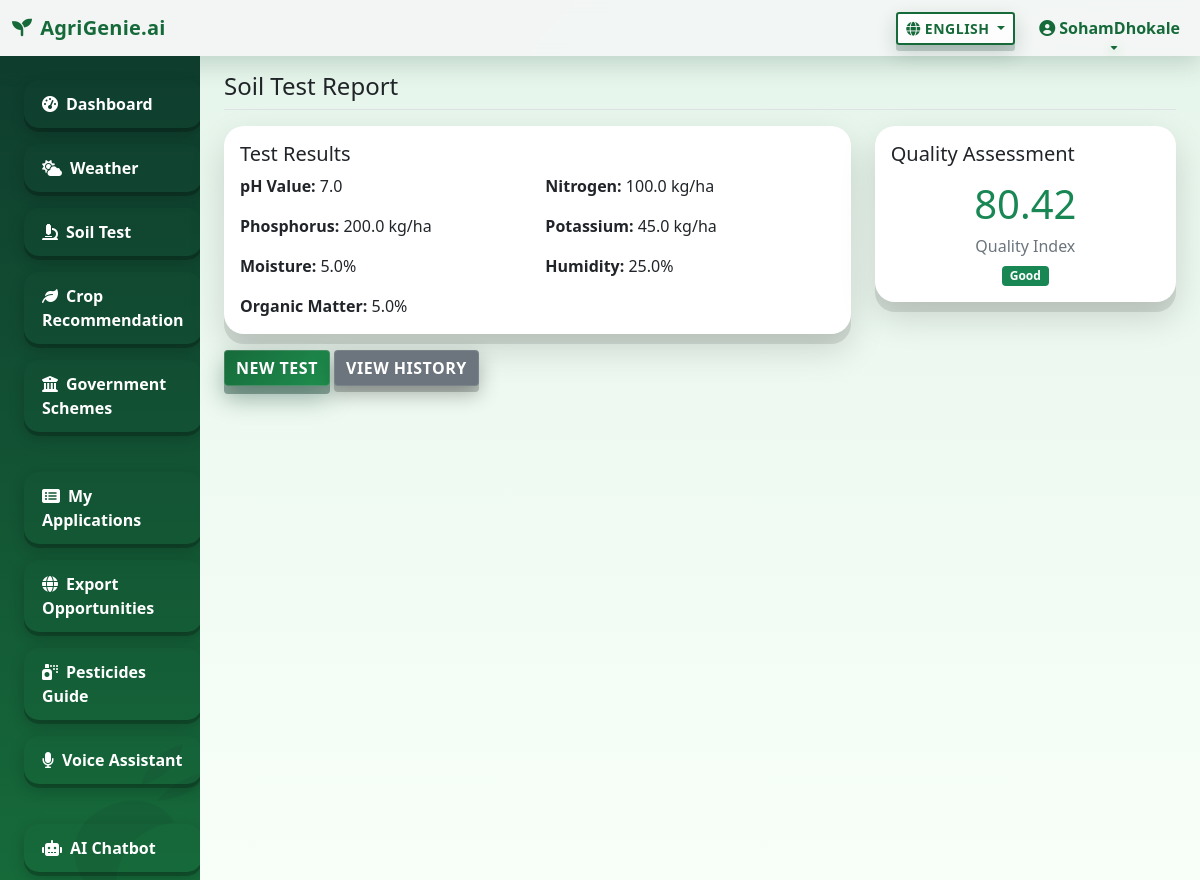
The page /soil/report/6/ (signed in) on the database its author committed.
### apps/authentication/models.py (models this page shows, shortened)
class CustomUser(AbstractUser):
    phone = models.CharField(max_length=15, blank=True)
    location = models.CharField(max_length=100, blank=True)
    farm_size = models.DecimalField(max_digits=10, decimal_places=2, null=True, blank=True)
    state = models.CharField(max_length=50, blank=True)
    district = models.CharField(max_length=50, blank=True)
    created_at = models.DateTimeField(auto_now_add=True)

### apps/soil/models.py (models this page shows, shortened)
class SoilTest(models.Model):
    QUALITY_CHOICES = [
        ('poor', 'Poor'),
        ('slightly_poor', 'Slightly Poor'),
        ('moderate', 'Moderate'),
        ('good', 'Good'),
        ('excellent', 'Excellent'),
    ]
    user = models.ForeignKey(User, on_delete=models.CASCADE)
    ph_value = models.FloatField()
    nitrogen = models.FloatField()
    phosphorus = models.FloatField()
    potassium = models.FloatField()
    moisture = models.FloatField()
    humidity = models.FloatField()
    organic_matter = models.FloatField()
    quality_index = models.FloatField()
    quality_rating = models.CharField(max_length=20, choices=QUALITY_CHOICES)
    recommendations = models.TextField(blank=True)
    created_at = models.DateTimeField(auto_now_add=True)

### apps/soil/views.py (the view)
# urls.py: path('report/<int:test_id>/', views.soil_report, name='soil_report'),
@login_required
def soil_report(request, test_id):
    try:
        soil_test = SoilTest.objects.get(id=test_id, user=request.user)
        return render(request, 'soil/report.html', {'soil_test': soil_test})
    except SoilTest.DoesNotExist:
        messages.error(request, 'Soil test report not found!')
        return redirect('soil_test')

### apps/authentication/context_processors.py (called while the page is built)
def site_language(request):
    lang = request.session.get('site_lang') or request.COOKIES.get('site_lang') or 'en'
    def t(key):
        """Template function to get translation"""
        return get_translation(key, lang)
    def translate(text):
        """Template function to translate text"""
        return translate_text(text, lang)
    return {
        'site_lang': lang,
        't': t,
        'translate': translate
    }

### apps/authentication/templatetags/translation_tags.py (called while the page is built)
@register.filter
@stringfilter
def t(key, language='en'):
    return get_translation(key, language)

### apps/authentication/translations.py (called while the page is built)
def get_translation(key, language='en'):
    return TRANSLATIONS.get(language, {}).get(key, TRANSLATIONS['en'].get(key, key))

### templates/soil/report.html (shortened to what this page needs)
{% extends 'base/base.html' %}
{% block content %}
<div class="pt-3 pb-2 mb-3 border-bottom">
    <h2 class="h4 mb-0">Soil Test Report</h2>
</div>
<div class="row">
    <div class="col-md-8">
        <div class="card">
            <div class="card-body">
                <h5 class="card-title">Test Results</h5>
                <div class="row g-3">
                    <div class="col-md-6">
                        <strong>pH Value:</strong> {{ soil_test.ph_value }}
                    </div>
                    <div class="col-md-6">
                        <strong>Nitrogen:</strong> {{ soil_test.nitrogen }} kg/ha
                    </div>
                    <div class="col-md-6">
                        <strong>Phosphorus:</strong> {{ soil_test.phosphorus }} kg/ha
                    </div>
                    <div class="col-md-6">
                        <strong>Potassium:</strong> {{ soil_test.potassium }} kg/ha
                    </div>
                    <div class="col-md-6">
                        <strong>Moisture:</strong> {{ soil_test.moisture }}%
                    </div>
                    <div class="col-md-6">
                        <strong>Humidity:</strong> {{ soil_test.humidity }}%
                    </div>
                    <div class="col-md-6">
                        <strong>Organic Matter:</strong> {{ soil_test.organic_matter }}%
                    </div>
                </div>
            </div>
        </div>
    </div>
    <div class="col-md-4">
        <div class="card">
            <div class="card-body">
                <h5 class="card-title">Quality Assessment</h5>
                <div class="text-center">
                    <div class="fs-1 text-{{ soil_test.quality_rating|yesno:'success,warning,danger' }}">
                        {{ soil_test.quality_index }}
                    </div>
                    <div class="text-muted">Quality Index</div>
                    <div class="badge bg-{{ soil_test.quality_rating|yesno:'success,warning,danger' }} mt-2">
                        {{ soil_test.get_quality_rating_display }}
                    </div>
                </div>
            </div>
        </div>
    </div>
</div>
<div class="mt-3">
    <a href="{% url 'soil_test' %}" class="btn btn-primary">New Test</a>
    <a href="{% url 'soil_history' %}" class="btn btn-secondary">View History</a>
</div>
{% endblock %}

### templates/base/base.html (shortened to what this page needs)
{% load translation_tags %}
<!DOCTYPE html>
<html lang="en">
<head>
    <link href="https://cdn.jsdelivr.net/npm/bootstrap@5.1.3/dist/css/bootstrap.min.css" rel="stylesheet">
    <link href="https://cdnjs.cloudflare.com/ajax/libs/font-awesome/6.0.0/css/all.min.css" rel="stylesheet">
</head>
<body>
    <nav class="navbar navbar-expand-lg navbar-light">
        <div class="container-fluid">
            <a class="navbar-brand" href="{% url 'dashboard' %}">
                <i class="fas fa-seedling me-2"></i>AgriGenie.ai
            </a>
            <div class="collapse navbar-collapse" id="navbarSupportedContent">
                <div class="d-flex align-items-center gap-2 me-3">
                    <div class="dropdown">
                        <button class="btn btn-sm btn-outline-secondary dropdown-toggle" id="siteLangBtn" data-bs-toggle="dropdown">
                            <i class="fas fa-globe me-1"></i><span id="siteLangText">{{ site_lang|default:'en' }}</span>
                        </button>
                    </div>
                </div>
                <ul class="navbar-nav mb-2 mb-lg-0">
                    {% if user.is_authenticated %}
                        <li class="nav-item dropdown">
                            <a class="nav-link dropdown-toggle" href="#" id="navbarDropdown" role="button" data-bs-toggle="dropdown">
                                <i class="fas fa-user-circle me-1"></i>{{ user.first_name|default:user.username }}
                            </a>
                        </li>
                    {% else %}
                        <li class="nav-item"><a class="nav-link" href="{% url 'login' %}">{{ 'login'|t:site_lang }}</a></li>
                        <li class="nav-item"><a class="nav-link" href="{% url 'register' %}">{{ 'register'|t:site_lang }}</a></li>
                    {% endif %}
                </ul>
            </div>
        </div>
    </nav>
    <div class="container-fluid">
        <div class="row">
            {% if user.is_authenticated %}
            <nav class="col-md-3 col-lg-2 d-md-block sidebar collapse">
                <div class="position-sticky pt-3">
                    <div class="crop-art">
                        <svg viewBox="0 0 64 64" xmlns="http://www.w3.org/2000/svg" fill="currentColor">
                            <path d="M21 52c0-11 9-20 20-20h3c-2-6-8-10-15-10C17 22 10 29 10 38c0 8 6 14 14 14h-3Z"/>
                            <path d="M36 18c3-6 9-10 16-10-3 6-9 10-16 10Z"/>
                            <path d="M40 24c5-4 12-6 19-6-4 5-11 7-19 6Z"/>
                        </svg>
                    </div>
                    <ul class="nav flex-column">
                        <li class="nav-item"><a class="nav-link" href="{% url 'dashboard' %}"><i class="fas fa-tachometer-alt me-2"></i>{{ 'dashboard'|t:site_lang }}</a></li>
                        <li class="nav-item"><a class="nav-link" href="{% url 'weather_dashboard' %}"><i class="fas fa-cloud-sun me-2"></i>{{ 'weather'|t:site_lang }}</a></li>
                        <li class="nav-item"><a class="nav-link" href="{% url 'soil_test' %}"><i class="fas fa-microscope me-2"></i>{{ 'soil_test'|t:site_lang }}</a></li>
                        <li class="nav-item"><a class="nav-link" href="{% url 'crop_recommendation' %}"><i class="fas fa-leaf me-2"></i>{{ 'crop_recommendation'|t:site_lang }}</a></li>
                        <li class="nav-item"><a class="nav-link" href="{% url 'schemes_list' %}"><i class="fas fa-university me-2"></i>{{ 'government_schemes'|t:site_lang }}</a></li>
                        <li class="nav-item"><a class="nav-link" href="{% url 'my_applications' %}"><i class="fas fa-list-alt me-2"></i>My Applications</a></li>
                        <li class="nav-item"><a class="nav-link" href="{% url 'exports_list' %}"><i class="fas fa-globe me-2"></i>{{ 'export_opportunities'|t:site_lang }}</a></li>
                        <li class="nav-item"><a class="nav-link" href="{% url 'pesticides_list' %}"><i class="fas fa-spray-can me-2"></i>{{ 'pesticides_guide'|t:site_lang }}</a></li>
                        <li class="nav-item"><a class="nav-link" href="{% url 'voice_assistant' %}"><i class="fas fa-microphone me-2"></i>{{ 'voice_assistant'|t:site_lang }}</a></li>
                        <li class="nav-item"><a class="nav-link" href="{% url 'chatbot' %}"><i class="fas fa-robot me-2"></i>{{ 'ai_chatbot'|t:site_lang }}</a></li>
                    </ul>
                </div>
            </nav>
            {% endif %}
            <main class="col-md-9 ms-sm-auto col-lg-10 px-md-4 main-content">
                {% block content %}{% endblock %}
            </main>
        </div>
    </div>
</body>
</html>

### rows shown on the page
CustomUser: first_name "SohamDhokale"
SoilTest: ph_value "7.0", nitrogen "100.0", phosphorus "200.0", potassium "45.0", moisture "5.0", humidity "25.0", organic_matter "5.0", quality_index "80.42", quality_rating "Good"

### other values the page prints
{{ 'dashboard'|t:site_lang }} "Dashboard"
{{ 'weather'|t:site_lang }} "Weather"
{{ 'soil_test'|t:site_lang }} "Soil Test"
{{ 'crop_recommendation'|t:site_lang }} "Crop Recommendation"
{{ 'government_schemes'|t:site_lang }} "Government Schemes"
{{ 'export_opportunities'|t:site_lang }} "Export Opportunities"
{{ 'pesticides_guide'|t:site_lang }} "Pesticides Guide"
{{ 'voice_assistant'|t:site_lang }} "Voice Assistant"
{{ 'ai_chatbot'|t:site_lang }} "AI Chatbot"
